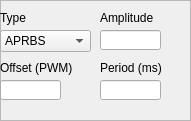
  <widget class="QFrame" name="frame">
   <property name="geometry">
    <rect>
     <x>10</x>
     <y>350</y>
     <width>191</width>
     <height>121</height>
    </rect>
   </property>
   <property name="frameShape">
    <enum>QFrame::StyledPanel</enum>
   </property>
   <property name="frameShadow">
    <enum>QFrame::Raised</enum>
   </property>
   <widget class="QLineEdit" name="amplitude">
    <property name="geometry">
     <rect>
      <x>100</x>
      <y>30</y>
      <width>61</width>
      <height>20</height>
     </rect>
    </property>
   </widget>
   <widget class="QLabel" name="amplitude_label">
    <property name="geometry">
     <rect>
      <x>100</x>
      <y>10</y>
      <width>91</width>
      <height>16</height>
     </rect>
    </property>
    <property name="text">
     <string>Amplitude</string>
    </property>
   </widget>
   <widget class="QLabel" name="tiemporeferencia_label">
    <property name="geometry">
     <rect>
      <x>100</x>
      <y>60</y>
      <width>91</width>
      <height>16</height>
     </rect>
    </property>
    <property name="text">
     <string>Period (ms)</string>
    </property>
   </widget>
   <widget class="QLineEdit" name="offset">
    <property name="geometry">
     <rect>
      <x>0</x>
      <y>80</y>
      <width>61</width>
      <height>20</height>
     </rect>
    </property>
   </widget>
   <widget class="QComboBox" name="tiposenal">
    <property name="geometry">
     <rect>
      <x>0</x>
      <y>30</y>
      <width>91</width>
      <height>22</height>
     </rect>
    </property>
    <item>
     <property name="text">
      <string>APRBS</string>
     </property>
    </item>
    <item>
     <property name="text">
      <string>Square wave</string>
     </property>
    </item>
    <item>
     <property name="text">
      <string>Sine wave</string>
     </property>
    </item>
    <item>
     <property name="text">
      <string>Triangle + dead zone</string>
     </property>
    </item>
    <item>
     <property name="text">
      <string>Impulse</string>
     </property>
    </item>
    <item>
     <property name="text">
      <string>Chirp</string>
     </property>
    </item>
    <item>
     <property name="text">
      <string>Exponential Decay</string>
     </property>
    </item>
    <item>
     <property name="text">
      <string>White noise</string>
     </property>
    </item>
   </widget>
   <widget class="QLabel" name="tiposenal_label">
    <property name="geometry">
     <rect>
      <x>0</x>
      <y>10</y>
      <width>111</width>
      <height>16</height>
     </rect>
    </property>
    <property name="text">
     <string>Type</string>
    </property>
   </widget>
   <widget class="QLineEdit" name="tiemporeferencia">
    <property name="geometry">
     <rect>
      <x>100</x>
      <y>80</y>
      <width>61</width>
      <height>20</height>
     </rect>
    </property>
   </widget>
   <widget class="QLabel" name="offset_label">
    <property name="geometry">
     <rect>
      <x>0</x>
      <y>60</y>
      <width>101</width>
      <height>16</height>
     </rect>
    </property>
    <property name="text">
     <string>Offset (PWM)</string>
    </property>
   </widget>
  </widget>
